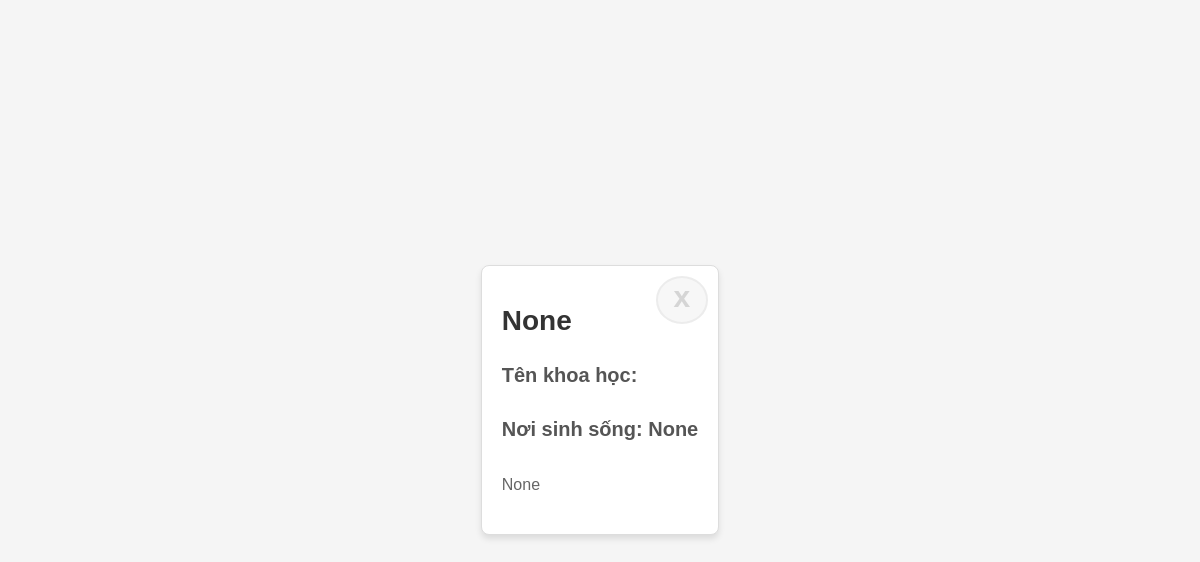
Before: /flower/5/ with the older database file.
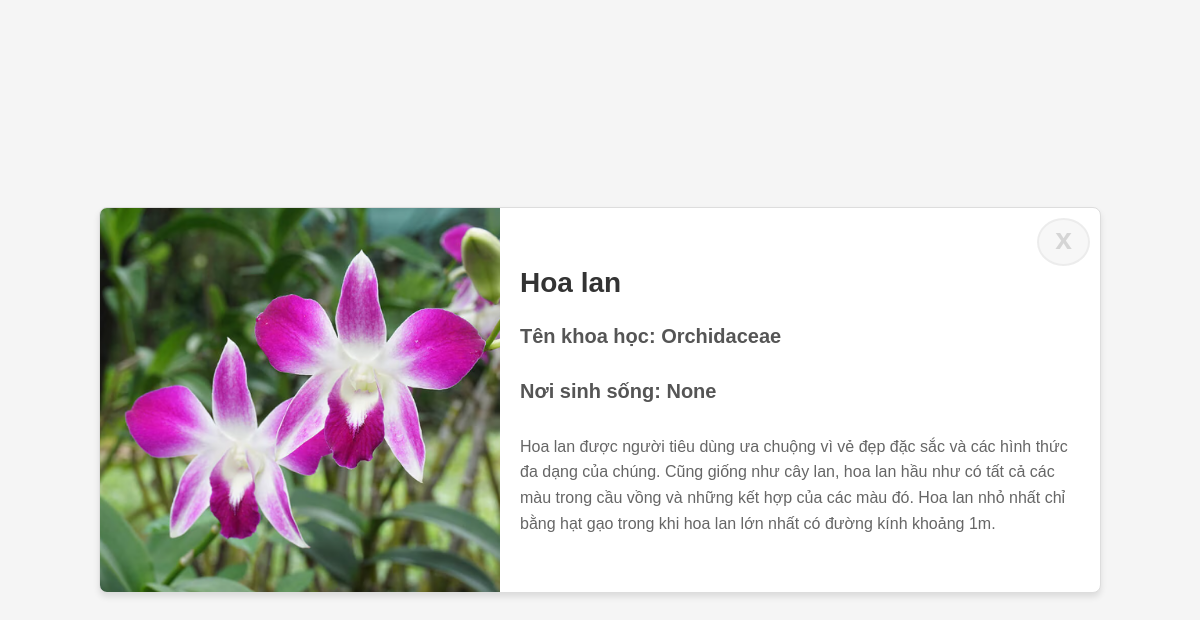
After: the same page with the newer database file.
### flower_detection/models.py (models this page shows, shortened)
class Flower(models.Model):
    name = models.CharField(max_length=255)
    fullname = models.CharField(max_length=255, null=True, blank=True)
    image = models.CharField(max_length=255, null=True, blank=True)
    scientific_name = models.CharField(max_length=255)
    characteristic = models.TextField(null=True, blank=True)
    residence = models.TextField(null=True, blank=True)

### flower_detection/views.py (the view)
# urls.py: path('flower/<int:id>/', views.flower_detail, name='flower_detail'),
def flower_detail(request, id):
    flower = get_object_or_404(Flower, id=id)
    if finalhistory.image:
        finalhistory.save()
    return render(request, 'flower_detail.html', {'flower': flower})

### templates/flower_detail.html (shortened to what this page needs)
<!DOCTYPE html>
<html lang="en">
<head>
    {% load static %}
</head>
<body>
    <div class="container">
        <div class="image-container">
            {% if flower.image %}
            <img src="{% static 'image/' %}{{ flower.image }}" alt="{{ flower.name }}">
            {% endif %}
        </div>
        <div class="info-container">
            <h1>{{ flower.fullname }}</h1>
            <h2>Tên khoa học: {{ flower.scientific_name }}</h2>
            <h2>Nơi sinh sống: {{ flower.residence }}</h2>
            <p>
                {{ flower.characteristic }}
            </p>
        </div>
        <button id="backButton" class="comic-button" type="submit">x</button>
    </div>
</body>
</html>

Changed rows visible on the page:
changed Flower "None": image: picture added; fullname "None" → "Hoa lan"; scientific_name (not shown) → "Orchidaceae"; characteristic "None" → "Hoa lan được người tiêu dùng ưa chuộng vì vẻ đẹp đặc sắc và các hình thức đa dạng của chúng. Cũng giống như cây lan, hoa lan hầu như có tất cả các màu trong cầu vồng và những kết hợp của các màu đó. Hoa lan nhỏ nhất chỉ bằng hạt gạo trong khi hoa lan lớn nhất có đường kính khoảng 1m."
